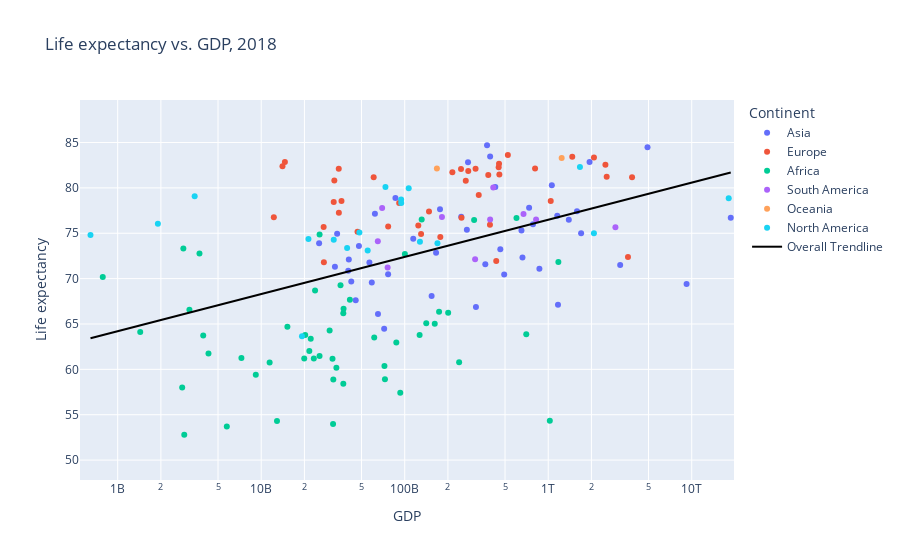

This figure's notebook cell:
### Markdown cell above
#### F. Does every strong economy (normally indicated by GDP) have high life expectancy? [1p]

### Code cell
#Plot life expectancy vs. GDP
plotFigure(GDP('life-expectancy-vs-gdp-per-capita.csv',
          'GDP per capita',
          'Life expectancy',
          'Life expectancy vs. GDP', 'GDP only'), 'GDP', 'Life expectancy', 
         'Life expectancy vs. GDP', pow(10,8), pow(10,12), 5, 5, 4)

### Figure 1 — Plotly figure (JSON) as saved in the notebook; plotly's stock layout.template omitted (floating-point values rounded to 4 significant figures; data arrays with more than 128 entries replaced by an {"elided": "..."} marker saying what was removed)
{"data": [{"customdata": [["Afghanistan"], ["Armenia"], ["Azerbaijan"], ["Bahrain"], ["Bangladesh"], ["Cambodia"], ["China"], ["Georgia"], ["Hong Kong"], ["India"], ["Indonesia"], ["Iran"], ["Iraq"], ["Israel"], ["Japan"], ["Jordan"], ["Kazakhstan"], ["Kuwait"], ["Kyrgyzstan"], ["Laos"], ["Lebanon"], ["Malaysia"], ["Mongolia"], ["Myanmar"], ["Nepal"], ["North Korea"], ["Oman"], ["Pakistan"], ["Palestine"], ["Philippines"], ["Qatar"], ["Saudi Arabia"], ["Singapore"], ["South Korea"], ["Sri Lanka"], ["Syria"], ["Taiwan"], ["Tajikistan"], ["Thailand"], ["Turkey"], ["Turkmenistan"], ["United Arab Emirates"], ["Uzbekistan"], ["Vietnam"], ["Yemen"]], "hovertemplate": "Continent=Asia<br>GDP=%{x}<br>Life expectancy=%{y}<br>Entity=%{customdata[0]}<extra></extra>", "legendgroup": "Asia", "marker": {"color": "#636efa", "symbol": "circle"}, "mode": "markers", "name": "Asia", "orientation": "v", "showlegend": true, "type": "scatter", "x": [71910000000.0, 33810000000.0, 165400000000.0, 61990000000.0, 661500000000.0, 58960000000.0, 18700000000000.0, 47970000000.0, 374800000000.0, 9207000000000.0, 3172000000000.0, 1392000000000.0, 493300000000.0, 276200000000.0, 4919000000000.0, 114700000000.0, 463600000000.0, 271100000000.0, 32640000000.0, 45550000000.0, 86150000000.0, 783200000000.0, 42430000000.0, 313600000000.0, 76630000000.0, 40790000000.0, 176200000000.0, 1169000000000.0, 25330000000.0, 868100000000.0, 427700000000.0, 1695000000000.0, 393800000000.0, 1941000000000.0, 247600000000.0, 56760000000.0, 1060000000000.0, 40410000000.0, 1156000000000.0, 1587000000000.0, 154000000000.0, 735800000000.0, 364400000000.0, 651100000000.0, 65120000000.0], "xaxis": "x", "y": [64.49, 74.94, 72.86, 77.16, 72.32, 69.57, 76.7, 73.6, 84.69, 69.42, 71.51, 76.48, 70.45, 82.82, 84.47, 74.41, 73.24, 75.4, 71.32, 67.61, 78.88, 76.0, 69.69, 66.87, 70.48, 72.09, 77.63, 67.11, 73.89, 71.09, 80.1, 75.0, 83.46, 82.85, 76.81, 71.78, 80.28, 70.88, 76.93, 77.44, 68.07, 77.81, 71.57, 75.32, 66.1], "yaxis": "y"}, {"customdata": [["Albania"], ["Austria"], ["Belarus"], ["Belgium"], ["Bosnia and Herzegovina"], ["Bulgaria"], ["Croatia"], ["Cyprus"], ["Czechia"], ["Denmark"], ["Estonia"], ["Finland"], ["France"], ["Germany"], ["Greece"], ["Hungary"], ["Iceland"], ["Ireland"], ["Italy"], ["Latvia"], ["Lithuania"], ["Luxembourg"], ["Malta"], ["Moldova"], ["Montenegro"], ["Netherlands"], ["North Macedonia"], ["Norway"], ["Poland"], ["Portugal"], ["Romania"], ["Russia"], ["Serbia"], ["Slovakia"], ["Slovenia"], ["Spain"], ["Sweden"], ["Switzerland"], ["Ukraine"], ["United Kingdom"]], "hovertemplate": "Continent=Europe<br>GDP=%{x}<br>Life expectancy=%{y}<br>Entity=%{customdata[0]}<extra></extra>", "legendgroup": "Europe", "marker": {"color": "#EF553B", "symbol": "circle"}, "mode": "markers", "name": "Europe", "orientation": "v", "showlegend": true, "type": "scatter", "x": [32010000000.0, 382200000000.0, 177000000000.0, 456500000000.0, 34770000000.0, 130100000000.0, 91490000000.0, 32330000000.0, 328000000000.0, 266400000000.0, 36260000000.0, 214800000000.0, 2503000000000.0, 3838000000000.0, 246800000000.0, 248700000000.0, 14630000000.0, 311700000000.0, 2083000000000.0, 46890000000.0, 76670000000.0, 34700000000.0, 14070000000.0, 27340000000.0, 12240000000.0, 809900000000.0, 27230000000.0, 451500000000.0, 1041000000000.0, 277300000000.0, 392600000000.0, 3595000000000.0, 124300000000.0, 147600000000.0, 60770000000.0, 1471000000000.0, 454100000000.0, 523200000000.0, 434200000000.0, 2555000000000.0], "xaxis": "x", "y": [78.46, 81.43, 74.59, 81.47, 77.26, 74.93, 78.34, 80.83, 79.22, 80.78, 78.57, 81.74, 82.54, 81.18, 82.07, 76.7, 82.86, 82.1, 83.35, 75.17, 75.74, 82.1, 82.38, 71.81, 76.77, 82.14, 75.69, 82.27, 78.54, 81.86, 75.92, 72.39, 75.85, 77.39, 81.17, 83.43, 82.65, 83.63, 71.95, 81.24], "yaxis": "y"}, {"customdata": [["Algeria"], ["Angola"], ["Benin"], ["Botswana"], ["Burkina Faso"], ["Burundi"], ["Cameroon"], ["Cape Verde"], ["Central African Republic"], ["Chad"], ["Comoros"], ["Congo"], ["Cote d'Ivoire"], ["Democratic Republic of Congo"], ["Djibouti"], ["Egypt"], ["Equatorial Guinea"], ["Eswatini"], ["Ethiopia"], ["Gabon"], ["Gambia"], ["Ghana"], ["Guinea"], ["Guinea-Bissau"], ["Kenya"], ["Lesotho"], ["Liberia"], ["Libya"], ["Madagascar"], ["Malawi"], ["Mali"], ["Mauritania"], ["Mauritius"], ["Morocco"], ["Mozambique"], ["Namibia"], ["Niger"], ["Nigeria"], ["Rwanda"], ["Sao Tome and Principe"], ["Senegal"], ["Seychelles"], ["Sierra Leone"], ["South Africa"], ["Sudan"], ["Tanzania"], ["Togo"], ["Tunisia"], ["Uganda"], ["Zambia"], ["Zimbabwe"]], "hovertemplate": "Continent=Africa<br>GDP=%{x}<br>Life expectancy=%{y}<br>Entity=%{customdata[0]}<extra></extra>", "legendgroup": "Africa", "marker": {"color": "#00cc96", "symbol": "circle"}, "mode": "markers", "name": "Africa", "orientation": "v", "showlegend": true, "type": "scatter", "x": [600800000000.0, 239400000000.0, 25500000000.0, 35710000000.0, 31400000000.0, 7279000000.0, 72830000000.0, 3715000000.0, 2909000000.0, 31670000000.0, 1435000000.0, 29970000000.0, 93100000000.0, 72250000000.0, 3160000000.0, 1177000000000.0, 37340000000.0, 9168000000.0, 200800000000.0, 37330000000.0, 4292000000.0, 127000000000.0, 19940000000.0, 2814000000.0, 173600000000.0, 5759000000.0, 3944000000.0, 100300000000.0, 37490000000.0, 20260000000.0, 31810000000.0, 15220000000.0, 25520000000.0, 304500000000.0, 33410000000.0, 22140000000.0, 21650000000.0, 1026000000000.0, 23730000000.0, 787200000.0, 41490000000.0, 2867000000.0, 12880000000.0, 703100000000.0, 141300000000.0, 161900000000.0, 11450000000.0, 131300000000.0, 87400000000.0, 61320000000.0, 23270000000.0], "xaxis": "x", "y": [76.69, 60.78, 61.47, 69.28, 61.17, 61.25, 58.92, 72.78, 52.8, 53.98, 64.12, 64.29, 57.42, 60.37, 66.58, 71.83, 58.4, 59.4, 66.24, 66.19, 61.73, 63.78, 61.19, 58.0, 66.34, 53.7, 63.73, 72.72, 66.68, 63.8, 58.89, 64.7, 74.86, 76.45, 60.16, 63.37, 62.02, 54.33, 68.7, 70.17, 67.67, 73.33, 54.31, 63.86, 65.09, 65.02, 60.76, 76.5, 62.97, 63.51, 61.2], "yaxis": "y"}, {"customdata": [["Argentina"], ["Bolivia"], ["Brazil"], ["Chile"], ["Colombia"], ["Ecuador"], ["Paraguay"], ["Peru"], ["Uruguay"], ["Venezuela"]], "hovertemplate": "Continent=South America<br>GDP=%{x}<br>Life expectancy=%{y}<br>Entity=%{customdata[0]}<extra></extra>", "legendgroup": "South America", "marker": {"color": "#ab63fa", "symbol": "circle"}, "mode": "markers", "name": "South America", "orientation": "v", "showlegend": true, "type": "scatter", "x": [823200000000.0, 76020000000.0, 2940000000000.0, 414000000000.0, 672700000000.0, 181800000000.0, 64960000000.0, 393800000000.0, 69630000000.0, 309400000000.0], "xaxis": "x", "y": [76.52, 71.24, 75.67, 80.04, 77.11, 76.8, 74.13, 76.52, 77.77, 72.13], "yaxis": "y"}, {"customdata": [["Australia"], ["New Zealand"]], "hovertemplate": "Continent=Oceania<br>GDP=%{x}<br>Life expectancy=%{y}<br>Entity=%{customdata[0]}<extra></extra>", "legendgroup": "Oceania", "marker": {"color": "#FFA15A", "symbol": "circle"}, "mode": "markers", "name": "Oceania", "orientation": "v", "showlegend": true, "type": "scatter", "x": [1241000000000.0, 167600000000.0], "xaxis": "x", "y": [83.28, 82.14], "yaxis": "y"}, {"customdata": [["Barbados"], ["Canada"], ["Costa Rica"], ["Cuba"], ["Dominica"], ["Dominican Republic"], ["El Salvador"], ["Guatemala"], ["Haiti"], ["Honduras"], ["Jamaica"], ["Mexico"], ["Nicaragua"], ["Panama"], ["Puerto Rico"], ["Saint Lucia"], ["Trinidad and Tobago"], ["United States"]], "hovertemplate": "Continent=North America<br>GDP=%{x}<br>Life expectancy=%{y}<br>Entity=%{customdata[0]}<extra></extra>", "legendgroup": "North America", "marker": {"color": "#19d3f3", "symbol": "circle"}, "mode": "markers", "name": "North America", "orientation": "v", "showlegend": true, "type": "scatter", "x": [3438000000.0, 1663000000000.0, 73420000000.0, 94400000000.0, 646200000.0, 169100000000.0, 55210000000.0, 127700000000.0, 19230000000.0, 48340000000.0, 21350000000.0, 2081000000000.0, 32020000000.0, 94550000000.0, 106600000000.0, 1905000000.0, 39680000000.0, 18100000000000.0], "xaxis": "x", "y": [79.08, 82.31, 80.09, 78.73, 74.81, 73.89, 73.1, 74.06, 63.66, 75.09, 74.37, 74.99, 74.28, 78.33, 79.95, 76.06, 73.38, 78.85], "yaxis": "y"}, {"hovertemplate": "<b>OLS trendline</b><br>Life expectancy = 4.09679 * log10(GDP) + 27.3289<br>R<sup>2</sup>=0.201039<br><br>GDP=%{x}<br>Life expectancy=%{y} <b>(trend)</b><extra></extra>", "legendgroup": "Overall Trendline", "line": {"color": "black"}, "mode": "lines", "name": "Overall Trendline", "showlegend": true, "type": "scatter", "x": {"elided": "166 float values"}, "xaxis": "x", "y": {"elided": "166 float values"}, "yaxis": "y"}], "layout": {"legend": {"title": {"text": "Continent"}, "tracegroupgap": 0}, "title": {"text": "Life expectancy vs. GDP, 2018"}, "xaxis": {"anchor": "y", "domain": [0, 1], "range": [8.737, 13.29], "title": {"text": "GDP"}, "type": "log"}, "yaxis": {"anchor": "x", "domain": [0, 1], "range": [47.8, 89.69], "title": {"text": "Life expectancy"}}}}
